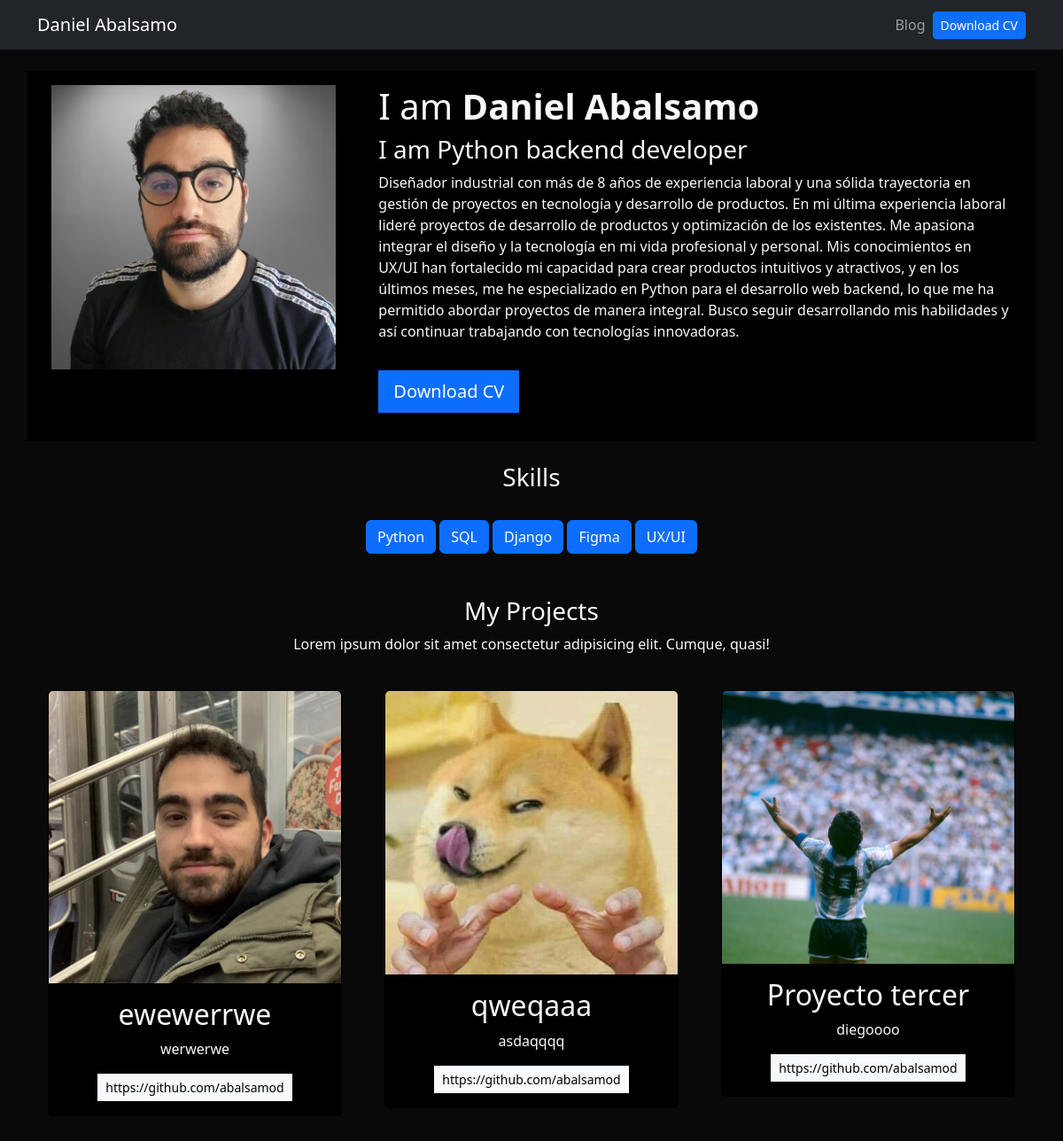
The page / on the database its author committed.
### portfolio/models.py (models this page shows)
class Project(models.Model):
    title = CharField(max_length=100)
    description = CharField(max_length=250)
    image = ImageField(upload_to="portfolio/images/")
    url = URLField(blank=True)

### portfolio/views.py (the view)
# urls.py: 2. Add a URL to urlpatterns:  path('', views.home, name='home')
def home(request):
    projects = Project.objects.all()
    return render(request, 'home.html', {'projects': projects})

### portfolio/templates/home.html (shortened to what this page needs)
{% extends 'layout.html' %} {% block content %} {% load static %}
<div class="my-4">
  <header class="row bg-black p-3">
    <div class="col-md-4">
      <img src="{% static 'portfolio/profile.png' %}" alt="" />
    </div>
    <div class="col-md-8 my-auto">
      <h1>I am <strong>Daniel Abalsamo</strong></h1>
      <h3>I am Python backend developer</h3>
      <p>
        Diseñador industrial con más de 8 años de experiencia laboral y una sólida
        trayectoria en gestión de proyectos en tecnología y desarrollo de
        productos. En mi última experiencia laboral lideré proyectos de desarrollo
        de productos y optimización de los existentes. Me apasiona integrar el
        diseño y la tecnología en mi vida profesional y personal. Mis
        conocimientos en UX/UI han fortalecido mi capacidad para crear productos
        intuitivos y atractivos, y en los últimos meses, me he especializado en
        Python para el desarrollo web backend, lo que me ha permitido abordar
        proyectos de manera integral. Busco seguir desarrollando mis habilidades y
        así continuar trabajando con tecnologías innovadoras.
      </p>
      <a
        href="{% static 'portfolio/CV Daniel Abalsamo.pdf' %}"
        class="btn btn-primary btn-lg rounded-0 my-3"
        >Download CV</a
      >
    </div>
  </header>
</div>
<div class="row my-4 text-center">
  <h3>Skills</h3>
</div>
<div class="text-center">
  <a class="btn btn-primary" href="#" role="button">Python</a>
  <button class="btn btn-primary" type="submit">SQL</button>
  <input class="btn btn-primary" type="button" value="Django">
  <input class="btn btn-primary" type="submit" value="Figma">
  <input class="btn btn-primary" type="reset" value="UX/UI">
</div>
<div class="row my-5 text-center">
  <h3>My Projects</h3>
  <p>Lorem ipsum dolor sit amet consectetur adipisicing elit. Cumque, quasi!</p>
  {% for project in projects %}
  <div class="col-md-4 p-4">
    <div class="card bg-black card-project">
      <img
        src="{{project.image.url}}"
        alt="{{project.title}}"
        class="card-img-top"
      />
      <div class="card-body text-light">
        <h2>{{project.title}}</h2>
        <p>{{project.description}}</p>
        {% if project.url %}
        <a
          href="{{project.url}}"
          class="btn btn-light rounded-0 btn-sm"
          target="_blank"
          >{{project.url}}</a
        >
        {% endif %}
      </div>
    </div>
  </div>
  {% endfor %} {% endblock %}

### portfolio/static/main.css (style rules this page uses)
body { background: #090909; }
.bg-black { background: #0000; }

### rows shown on the page
Project: image (picture), title "ewewerrwe", description "werwerwe", url "https://github.com/abalsamod"
Project: image (picture), title "qweqaaa", description "asdaqqqq", url "https://github.com/abalsamod"
Project: image (picture), title "Proyecto tercer", description "diegoooo", url "https://github.com/abalsamod"
